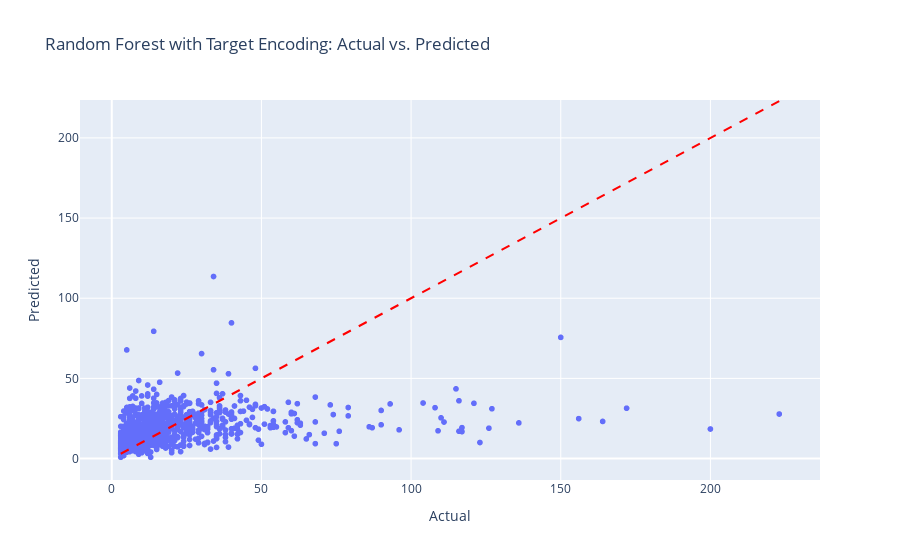

Source (notebook cell):
### Markdown cell above
## GradientBoostingRegressor

### Code cell
# Define and train ExtraTrees model
model_gb = GradientBoostingRegressor(n_estimators=200, random_state=42)
model_gb.fit(X_train_imputed, y_train)

# Evaluate on validation data
y_val_pred_gb = model_gb.predict(X_val_imputed)
rmse_val_gb = (root_mean_squared_error(y_val, y_val_pred_gb))
print(f"RMSE on Validation Set (ExtraTrees): {rmse_val_gb:.3f}")
plot_actual_vs_pred(y_val, y_val_pred_gb, "Random Forest with Target Encoding")

### Figure 1 — Plotly figure (JSON) as saved in the notebook; plotly's stock layout.template omitted (floating-point values rounded to 4 significant figures; data arrays with more than 128 entries replaced by an {"elided": "..."} marker saying what was removed)
{"data": [{"hovertemplate": "Actual=%{x}<br>Predicted=%{y}<extra></extra>", "legendgroup": "", "marker": {"color": "#636efa", "symbol": "circle"}, "mode": "markers", "name": "", "showlegend": false, "type": "scattergl", "x": {"elided": "1160 int values"}, "xaxis": "x", "y": {"elided": "1160 float values"}, "yaxis": "y"}], "layout": {"legend": {"tracegroupgap": 0}, "shapes": [{"line": {"color": "Red", "dash": "dash"}, "type": "line", "x0": 3, "x1": 223, "y0": 3, "y1": 223}], "title": {"text": "Random Forest with Target Encoding: Actual vs. Predicted"}, "xaxis": {"anchor": "y", "domain": [0, 1], "title": {"text": "Actual"}}, "yaxis": {"anchor": "x", "domain": [0, 1], "title": {"text": "Predicted"}}}}
